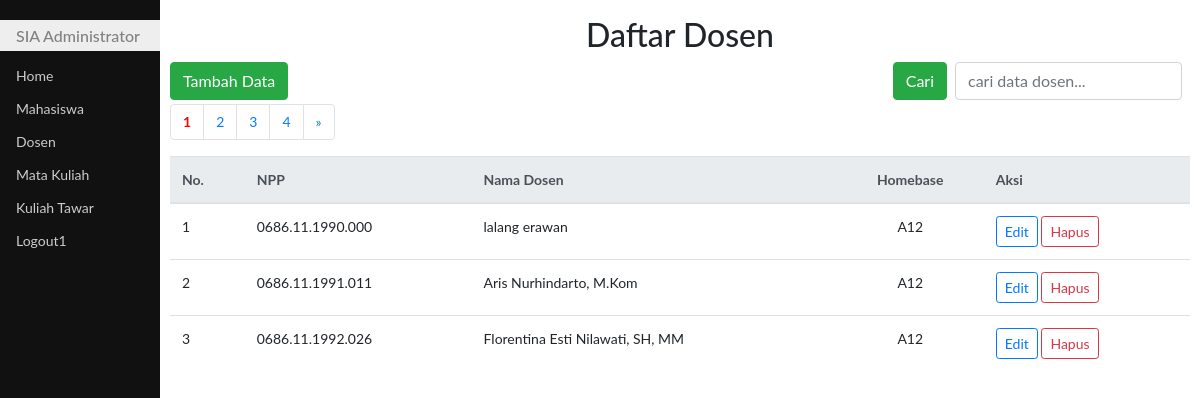
The page /updateDosen.php on the database its author committed.
### tables this page shows
CREATE TABLE `dosen` (
  `npp` char(16) NOT NULL,
  `namadosen` varchar(50) DEFAULT NULL,
  `homebase` char(10) DEFAULT NULL,
  PRIMARY KEY (`npp`)
);

### fungsi.php (called while the page is built, shortened)
<?php
function enkripsiurl($id){
    $enc = base64_encode(rand() * strtotime(date("H:i:s"))."-".$id);
    return $enc;
}

### updateDosen.php (the view, shortened to what this page needs)
<!DOCTYPE html>
<html>
<head>
	<link rel="stylesheet" type="text/css" href="bootstrap4/css/bootstrap.css">
	<link rel="stylesheet" type="text/css" href="css/styleku.css">
	<link rel="stylesheet" href="https://use.fontawesome.com/releases/v5.7.0/css/all.css">
</head>
<body>
	<?php
	require "fungsi.php";
	$jmlDataPerHal = 3;
	if (isset($_POST['cari'])) {
		$cari = $_POST['cari'];
		$sql = "select * from dosen where npp like'%$cari%' or
						namadosen like '%$cari%' or
						homebase like '%$cari%'";
	} else {
		$sql = "select * from dosen";
	}
	$qry = mysqli_query($koneksi, $sql) or die(mysqli_error($koneksi));
	$jmlData = mysqli_num_rows($qry);
	$jmlHal = ceil($jmlData / $jmlDataPerHal);
	if (isset($_GET['hal'])) {
		$halAktif = $_GET['hal'];
	} else {
		$halAktif = 1;
	}
	$awalData = ($jmlDataPerHal * $halAktif) - $jmlDataPerHal;
	$kosong = false;
	if (isset($_POST['cari'])) {
		$cari = $_POST['cari'];
		$halAktif = 1;
		$sql = "select * from dosen where npp like'%$cari%' or
						namadosen like '%$cari%' or
						homebase like '%$cari%'
						limit $awalData,$jmlDataPerHal";
	} else {
		$sql = "select * from dosen limit $awalData,$jmlDataPerHal";
	}
	$hasil = mysqli_query($koneksi, $sql) or die(mysqli_error($koneksi));
	?>
	<div class="utama">
		<h2 class="text-center mt-3">Daftar Dosen</h2>
		<span class="float-left">
			<a class="btn btn-success" href="addDosen.php">Tambah Data</a>
		</span>
		<span class="float-right">
			<form action="" method="post" class="form-inline">
				<button class="btn btn-success" type="submit">Cari</button>
				<input class="form-control mr-2 ml-2" type="text" name="cari" placeholder="cari data dosen..." autocomplete="off">
			</form>
			<br>
		</span>
		<br><br>
		<ul class="pagination">
			<?php
			for ($i = 1; $i <= $jmlHal; $i++) {
				if ($i == $halAktif) {
					echo "<li class='page-item'><a class='page-link' href=?hal=$i style='font-weight:bold;color:red;'>$i</a></li>";
				} else {
					echo "<li class='page-item'><a class='page-link' href=?hal=$i>$i</a></li>";
				}
			}
			if ($halAktif < $jmlHal) {
				$forward = $halAktif + 1;
				echo "<li class='page-item'><a class='page-link' href=?hal=$forward>&raquo;</a></li>";
			}
			?>
		</ul>
		<table class="table table-hover">
			<thead class="thead-light">
				<tr>
					<th>No.</th>
					<th>NPP</th>
					<th>Nama Dosen</th>
					<th style="text-align: center">Homebase</th>
					<th>Aksi</th>
				</tr>
			</thead>
			<tbody>
				<?php
				if ($kosong) {
				?>
					<tr>
						<th colspan="6">
							<div class="alert alert-info alert-dismissible fade show text-center">
								Data tidak ada
							</div>
						</th>
					</tr>
					<?php
				} else {
					if ($awalData == 0) {
						$no = $awalData + 1;
					} else {
						$no = $awalData;
					}
					while ($row = mysqli_fetch_assoc($hasil)) {
					?>
						<tr>
							<td><?php echo $no ?></td>
							<td><?php echo $row["npp"] ?></td>
							<td><?php echo $row["namadosen"] ?></td>
							<td style="text-align: center"><?php echo $row["homebase"] ?></td>
							<td>
								<a class="btn btn-outline-primary btn-sm" href="editDosen.php?id=<?php echo enkripsiurl($row['npp']) ?>">Edit</a>
								<a class="btn btn-outline-danger btn-sm" href="hpsDosen.php?kode=<?php echo enkripsiurl($row['npp']) ?>" id="linkHps" onclick="return confirm('Yakin dihapus nih?')">Hapus</a>
							</td>
						</tr>
				<?php
						$no++;
					}
				}
				?>
			</tbody>
		</table>
	</div>
</body>
</html>

### css/styleku.css (style rules this page uses)
body { font-family: "Lato", sans-serif; }
.menusamping { height: 100%; width: 160px; position: fixed; z-index: 1; top: 0; left: 0; background-color: #111; overflow-x: hidden; padding-top: 20px; }
.menusamping a { padding: 6px 8px 6px 16px; text-decoration: none; font-size: 14px; color: #ccc; display: block; }
.menusamping h1 { padding: 6px 8px 6px 16px; text-decoration: none; font-size: 16px; color: #818181; background-color:#eee; display: block; }
.utama { margin-left: 160px; font-size: 14px; padding: 0px 10px; }

### rows shown on the page
dosen: npp "0686.11.1990.000", namadosen "lalang erawan", homebase "A12"
dosen: npp "0686.11.1991.011", namadosen "Aris Nurhindarto, M.Kom", homebase "A12"
dosen: npp "0686.11.1992.026", namadosen "Florentina Esti Nilawati, SH, MM", homebase "A12"
